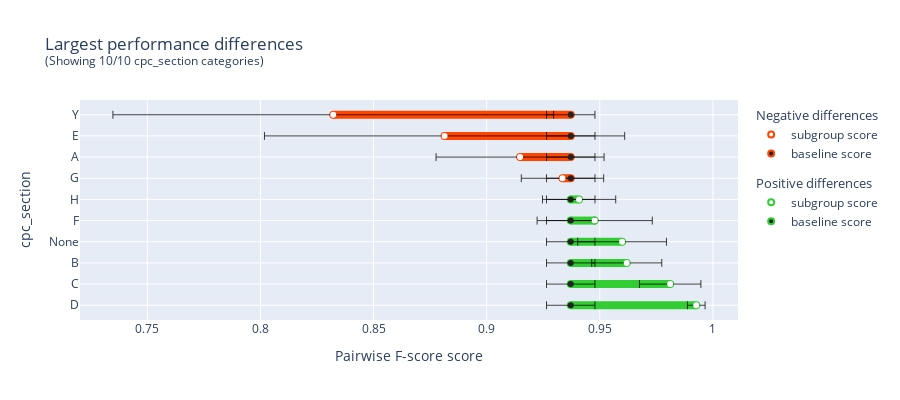

The notebook cell saved with this chart:
### Markdown cell above
## Fairness Analysis

The {py:func}`er_evaluation.plot_performance_disparities` function is used identify subgroups in the data with the largest performance disparity compared to full-data performance. You can use any performance metric estimator provided by the package (see the {py:module}`er_evaluation.estimators` module).

### Code cell
from er_evaluation.plots import plot_performance_disparities

protected_feature = pv_data['cpc_section'].apply(lambda x: x[0] if isinstance(x, np.ndarray) and len(x) > 0 else 'None')
protected_feature = pd.concat([reference, protected_feature], join="inner", axis=1).groupby("unique_id").agg("first")["cpc_section"]

plot_performance_disparities(
    prediction=predictions[pd.Timestamp('2021-12-30')],
    reference=reference,
    weights="cluster_size",
    protected_feature=protected_feature,
)

### Figure 1 — Plotly figure (JSON) as saved in the notebook; plotly's stock layout.template omitted (floating-point values rounded to 4 significant figures)
{"data": [{"cliponaxis": false, "hovertemplate": ["%{y}: %{x} (group size: 3)<extra></extra>", "baseline: %{x} (group size: 401)<extra></extra>"], "legendgroup": "Positive differences", "line": {"color": "limegreen", "width": 8}, "marker": {"color": ["white", "#222222"], "line": {"color": ["limegreen", "limegreen"], "width": [2, 2]}, "size": 6, "symbol": 0}, "mode": "lines+text+markers", "opacity": 1, "showlegend": false, "type": "scatter", "x": [0.9927, 0.9372], "xaxis": "x", "y": ["D", "D"], "yaxis": "y"}, {"cliponaxis": false, "error_x": {"array": [0.003903, 0.01071], "color": "black", "thickness": 0.75}, "hoverinfo": "skip", "legendgroup": "Positive differences", "marker": {"color": ["white", "#222222"], "size": 6, "symbol": 0}, "mode": "markers", "opacity": 1, "showlegend": false, "type": "scatter", "x": [0.9927, 0.9372], "xaxis": "x", "y": ["D", "D"], "yaxis": "y"}, {"cliponaxis": false, "hovertemplate": ["%{y}: %{x} (group size: 37)<extra></extra>", "baseline: %{x} (group size: 401)<extra></extra>"], "legendgroup": "Positive differences", "line": {"color": "limegreen", "width": 8}, "marker": {"color": ["white", "#222222"], "line": {"color": ["limegreen", "limegreen"], "width": [2, 2]}, "size": 6, "symbol": 0}, "mode": "lines+text+markers", "opacity": 1, "showlegend": false, "type": "scatter", "x": [0.9811, 0.9372], "xaxis": "x", "y": ["C", "C"], "yaxis": "y"}, {"cliponaxis": false, "error_x": {"array": [0.01358, 0.01071], "color": "black", "thickness": 0.75}, "hoverinfo": "skip", "legendgroup": "Positive differences", "marker": {"color": ["white", "#222222"], "size": 6, "symbol": 0}, "mode": "markers", "opacity": 1, "showlegend": false, "type": "scatter", "x": [0.9811, 0.9372], "xaxis": "x", "y": ["C", "C"], "yaxis": "y"}, {"cliponaxis": false, "hovertemplate": ["%{y}: %{x} (group size: 43)<extra></extra>", "baseline: %{x} (group size: 401)<extra></extra>"], "legendgroup": "Positive differences", "line": {"color": "limegreen", "width": 8}, "marker": {"color": ["white", "#222222"], "line": {"color": ["limegreen", "limegreen"], "width": [2, 2]}, "size": 6, "symbol": 0}, "mode": "lines+text+markers", "opacity": 1, "showlegend": false, "type": "scatter", "x": [0.9619, 0.9372], "xaxis": "x", "y": ["B", "B"], "yaxis": "y"}, {"cliponaxis": false, "error_x": {"array": [0.01549, 0.01071], "color": "black", "thickness": 0.75}, "hoverinfo": "skip", "legendgroup": "Positive differences", "marker": {"color": ["white", "#222222"], "size": 6, "symbol": 0}, "mode": "markers", "opacity": 1, "showlegend": false, "type": "scatter", "x": [0.9619, 0.9372], "xaxis": "x", "y": ["B", "B"], "yaxis": "y"}, {"cliponaxis": false, "hovertemplate": ["%{y}: %{x} (group size: 22)<extra></extra>", "baseline: %{x} (group size: 401)<extra></extra>"], "legendgroup": "Positive differences", "line": {"color": "limegreen", "width": 8}, "marker": {"color": ["white", "#222222"], "line": {"color": ["limegreen", "limegreen"], "width": [2, 2]}, "size": 6, "symbol": 0}, "mode": "lines+text+markers", "opacity": 1, "showlegend": false, "type": "scatter", "x": [0.9599, 0.9372], "xaxis": "x", "y": ["None", "None"], "yaxis": "y"}, {"cliponaxis": false, "error_x": {"array": [0.01962, 0.01071], "color": "black", "thickness": 0.75}, "hoverinfo": "skip", "legendgroup": "Positive differences", "marker": {"color": ["white", "#222222"], "size": 6, "symbol": 0}, "mode": "markers", "opacity": 1, "showlegend": false, "type": "scatter", "x": [0.9599, 0.9372], "xaxis": "x", "y": ["None", "None"], "yaxis": "y"}, {"cliponaxis": false, "hovertemplate": ["%{y}: %{x} (group size: 18)<extra></extra>", "baseline: %{x} (group size: 401)<extra></extra>"], "legendgroup": "Positive differences", "line": {"color": "limegreen", "width": 8}, "marker": {"color": ["white", "#222222"], "line": {"color": ["limegreen", "limegreen"], "width": [2, 2]}, "size": 6, "symbol": 0}, "mode": "lines+text+markers", "opacity": 1, "showlegend": false, "type": "scatter", "x": [0.9478, 0.9372], "xaxis": "x", "y": ["F", "F"], "yaxis": "y"}, {"cliponaxis": false, "error_x": {"array": [0.02546, 0.01071], "color": "black", "thickness": 0.75}, "hoverinfo": "skip", "legendgroup": "Positive differences", "marker": {"color": ["white", "#222222"], "size": 6, "symbol": 0}, "mode": "markers", "opacity": 1, "showlegend": false, "type": "scatter", "x": [0.9478, 0.9372], "xaxis": "x", "y": ["F", "F"], "yaxis": "y"}, {"cliponaxis": false, "hovertemplate": ["%{y}: %{x} (group size: 89)<extra></extra>", "baseline: %{x} (group size: 401)<extra></extra>"], "legendgroup": "Positive differences", "line": {"color": "limegreen", "width": 8}, "marker": {"color": ["white", "#222222"], "line": {"color": ["limegreen", "limegreen"], "width": [2, 2]}, "size": 6, "symbol": 0}, "mode": "lines+text+markers", "opacity": 1, "showlegend": false, "type": "scatter", "x": [0.9409, 0.9372], "xaxis": "x", "y": ["H", "H"], "yaxis": "y"}, {"cliponaxis": false, "error_x": {"array": [0.01619, 0.01071], "color": "black", "thickness": 0.75}, "hoverinfo": "skip", "legendgroup": "Positive differences", "marker": {"color": ["white", "#222222"], "size": 6, "symbol": 0}, "mode": "markers", "opacity": 1, "showlegend": false, "type": "scatter", "x": [0.9409, 0.9372], "xaxis": "x", "y": ["H", "H"], "yaxis": "y"}, {"cliponaxis": false, "hovertemplate": ["%{y}: %{x} (group size: 102)<extra></extra>", "baseline: %{x} (group size: 401)<extra></extra>"], "legendgroup": "Negative differences", "line": {"color": "orangered", "width": 8}, "marker": {"color": ["white", "#222222"], "line": {"color": ["orangered", "orangered"], "width": [2, 2]}, "size": 6, "symbol": 0}, "mode": "lines+text+markers", "opacity": 1, "showlegend": false, "type": "scatter", "x": [0.9335, 0.9372], "xaxis": "x", "y": ["G", "G"], "yaxis": "y"}, {"cliponaxis": false, "error_x": {"array": [0.01821, 0.01071], "color": "black", "thickness": 0.75}, "hoverinfo": "skip", "legendgroup": "Negative differences", "marker": {"color": ["white", "#222222"], "size": 6, "symbol": 0}, "mode": "markers", "opacity": 1, "showlegend": false, "type": "scatter", "x": [0.9335, 0.9372], "xaxis": "x", "y": ["G", "G"], "yaxis": "y"}, {"cliponaxis": false, "hovertemplate": ["%{y}: %{x} (group size: 50)<extra></extra>", "baseline: %{x} (group size: 401)<extra></extra>"], "legendgroup": "Negative differences", "line": {"color": "orangered", "width": 8}, "marker": {"color": ["white", "#222222"], "line": {"color": ["orangered", "orangered"], "width": [2, 2]}, "size": 6, "symbol": 0}, "mode": "lines+text+markers", "opacity": 1, "showlegend": false, "type": "scatter", "x": [0.9148, 0.9372], "xaxis": "x", "y": ["A", "A"], "yaxis": "y"}, {"cliponaxis": false, "error_x": {"array": [0.03713, 0.01071], "color": "black", "thickness": 0.75}, "hoverinfo": "skip", "legendgroup": "Negative differences", "marker": {"color": ["white", "#222222"], "size": 6, "symbol": 0}, "mode": "markers", "opacity": 1, "showlegend": false, "type": "scatter", "x": [0.9148, 0.9372], "xaxis": "x", "y": ["A", "A"], "yaxis": "y"}, {"cliponaxis": false, "hovertemplate": ["%{y}: %{x} (group size: 6)<extra></extra>", "baseline: %{x} (group size: 401)<extra></extra>"], "legendgroup": "Negative differences", "line": {"color": "orangered", "width": 8}, "marker": {"color": ["white", "#222222"], "line": {"color": ["orangered", "orangered"], "width": [2, 2]}, "size": 6, "symbol": 0}, "mode": "lines+text+markers", "opacity": 1, "showlegend": false, "type": "scatter", "x": [0.8814, 0.9372], "xaxis": "x", "y": ["E", "E"], "yaxis": "y"}, {"cliponaxis": false, "error_x": {"array": [0.07961, 0.01071], "color": "black", "thickness": 0.75}, "hoverinfo": "skip", "legendgroup": "Negative differences", "marker": {"color": ["white", "#222222"], "size": 6, "symbol": 0}, "mode": "markers", "opacity": 1, "showlegend": false, "type": "scatter", "x": [0.8814, 0.9372], "xaxis": "x", "y": ["E", "E"], "yaxis": "y"}, {"cliponaxis": false, "hovertemplate": ["%{y}: %{x} (group size: 31)<extra></extra>", "baseline: %{x} (group size: 401)<extra></extra>"], "legendgroup": "Negative differences", "line": {"color": "orangered", "width": 8}, "marker": {"color": ["white", "#222222"], "line": {"color": ["orangered", "orangered"], "width": [2, 2]}, "size": 6, "symbol": 0}, "mode": "lines+text+markers", "opacity": 1, "showlegend": false, "type": "scatter", "x": [0.8322, 0.9372], "xaxis": "x", "y": ["Y", "Y"], "yaxis": "y"}, {"cliponaxis": false, "error_x": {"array": [0.0974, 0.01071], "color": "black", "thickness": 0.75}, "hoverinfo": "skip", "legendgroup": "Negative differences", "marker": {"color": ["white", "#222222"], "size": 6, "symbol": 0}, "mode": "markers", "opacity": 1, "showlegend": false, "type": "scatter", "x": [0.8322, 0.9372], "xaxis": "x", "y": ["Y", "Y"], "yaxis": "y"}, {"legendgroup": "Negative differences", "legendgrouptitle": {"text": "Negative differences"}, "marker": {"color": "white", "line": {"color": "orangered", "width": 2}, "size": 6, "symbol": 0}, "mode": "markers", "name": "subgroup score", "type": "scatter", "x": [null], "y": [null]}, {"legendgroup": "Negative differences", "legendgrouptitle": {"text": "Negative differences"}, "marker": {"color": "#222222", "line": {"color": "orangered", "width": 2}, "size": 6, "symbol": 0}, "mode": "markers", "name": "baseline score", "type": "scatter", "x": [null], "y": [null]}, {"legendgroup": "Positive differences", "legendgrouptitle": {"text": "Positive differences"}, "marker": {"color": "white", "line": {"color": "limegreen", "width": 2}, "size": 6, "symbol": 0}, "mode": "markers", "name": "subgroup score", "type": "scatter", "x": [null], "y": [null]}, {"legendgroup": "Positive differences", "legendgrouptitle": {"text": "Positive differences"}, "marker": {"color": "#222222", "line": {"color": "limegreen", "width": 2}, "size": 6, "symbol": 0}, "mode": "markers", "name": "baseline score", "type": "scatter", "x": [null], "y": [null]}], "layout": {"height": 400, "title": {"text": "Largest performance differences<br><sup>(Showing 10/10 cpc_section categories)</sup>"}, "xaxis": {"anchor": "y", "domain": [0, 1], "title": {"text": "Pairwise F-score score"}}, "yaxis": {"anchor": "x", "domain": [0, 1], "tickmode": "linear", "title": {"text": "cpc_section"}}}}
